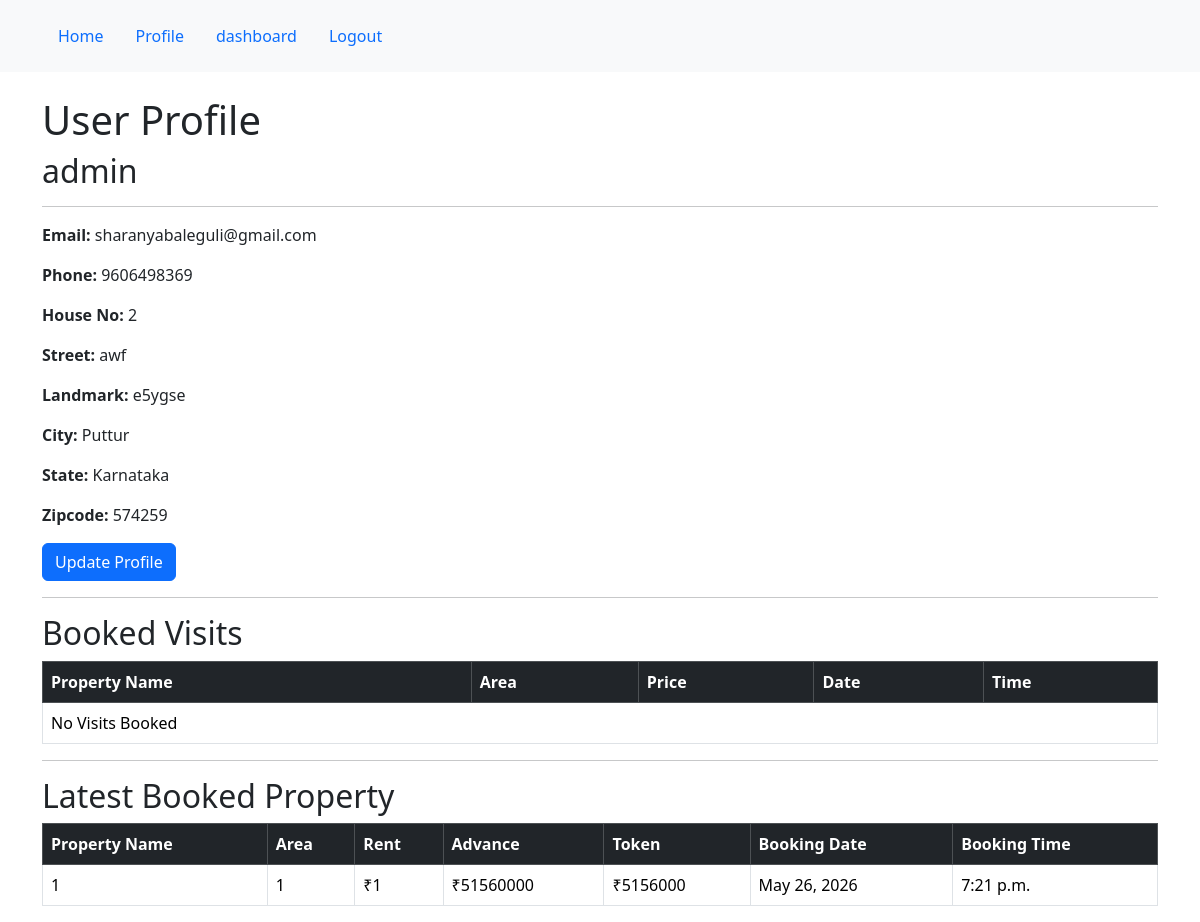
The app's page /profile (signed in) with its own data.
### formapp/models.py (models this page shows)
class UserData(models.Model):
    user=models.OneToOneField(User, on_delete=models.CASCADE)
    phone=models.BigIntegerField()
    house_no=models.IntegerField()
    street=models.CharField(max_length=100)
    landmark=models.CharField(max_length=100)
    city=models.CharField(max_length=100)
    state=models.CharField(max_length=100)
    zipcode=models.CharField(max_length=100)
    userpic=models.ImageField(upload_to='userpic/',blank=True,null=True)

### booking/models.py (models this page shows, shortened)
class BookingModel(models.Model):
    user = models.ForeignKey(
        User,
        on_delete=models.CASCADE
    )
    booking_id = models.UUIDField(
        default=uuid.uuid4,
        unique=True,
        editable=False
    )
    booking_date = models.DateField(
        auto_now_add=True
    )
    booking_time = models.TimeField(
        auto_now_add=True
    )
    property_detail = models.ForeignKey(
        allproperties,
        on_delete=models.CASCADE
    )
    owner_name = models.CharField(max_length=100)
    property_name = models.CharField(max_length=100)
    area = models.CharField(max_length=100)
    rent = models.IntegerField()
    advance = models.IntegerField()
    token = models.IntegerField()

### formapp/views.py (the view, shortened to what this page needs)
# urls.py: path('profile',views.profile, name='profile'),
@login_required(login_url="login")
def profile(request):
    is_realtor=Realtors.objects.filter(user=request.user).exists()
    realtor=None
    booking = visit.objects.filter(user=request.user)
    books = Book.objects.filter(user=request.user)
    latestbooking=BookingModel.objects.filter(user=request.user).order_by ('-booking_date','-booking_time')[:1]
    return render(request, 'profile.html',{'booking':booking,'books':books,'latestbooking':latestbooking})

### templates/profile.html (shortened to what this page needs)
{% extends 'base.html' %}
{% block content %}
<div class="container mt-4">
    <div class="jumbotron">
        {% if is_realtor %}
        <h1>Realtor Profile</h1>
        <h2>{{ realtor.user.username }}</h2>
        <hr>
        <div class="row">
            <div class="col-md-6">
                <p><strong>Email:</strong> {{ realtor.user.email }}</p>
                <p><strong>Phone:</strong> {{ realtor.phone }}</p>
                <p><strong>Address:</strong> {{ realtor.address }}</p>
                <p><strong>License Number:</strong> {{ realtor.lic_no }}</p>
                <p>
                    <strong>Approved:</strong>
                    {% if realtor.is_approved %}
                        Yes
                    {% else %}
                        No
                    {% endif %}
                </p>
            </div>
            <div class="col-md-6">
                <h5>Photo</h5>
                {% if realtor.photo %}
                    <img src="{{ realtor.photo.url }}"
                         width="250"
                         height="250">
                {% endif %}
                <br><br>
                <h5>License Image</h5>
                {% if realtor.lic_img %}
                    <img src="{{ realtor.lic_img.url }}"
                         width="250"
                         height="250">
                {% endif %}
            </div>
            <a class="btn btn-primary btn-sm"
                   href="{% url 'update' %}">
                    Update Profile
            </a>
        </div>
        <br>
<h3>My Properties</h3>
<table class="table table-bordered table-hover">
    <thead class="table-dark">
        <tr>
            <th>Sl No</th>
            <th>Property</th>
            <th>Owner Name</th>
            <th>Property Price</th>
            <th>Realtor Charge</th>
            <th>Agreement</th>
        </tr>
    </thead>
    <tbody>
        {% for p in properties %}
        <tr>
            <td>{{ forloop.counter }}</td>
            <td>{{ p.name }}</td>
            <td>{{ p.owner_name }}</td>
            <td>₹{{ p.price }}</td>
            <td>
                ₹{% widthratio p.price 100 1.5 %}
            </td>
            <td>
                <a href="{% url 'agreement' p.id %}">
                    <i class="bi bi-file-earmark-pdf-fill fs-4 text-danger"></i>
                </a>
            </td>
        </tr>
        {% empty %}
        <tr>
            <td colspan="6" class="text-center">
                No Properties Added
            </td>
        </tr>
        {% endfor %}
    </tbody>
</table>
        {% else %}
        <h1>User Profile</h1>
        <h2>{{ user.username }}</h2>
        <hr>
        <div class="row">
            <div class="col-md-6">
                <p><strong>Email:</strong> {{ user.email }}</p>
                <p><strong>Phone:</strong> {{ user.userdata.phone }}</p>
                <p><strong>House No:</strong> {{ user.userdata.house_no }}</p>
                <p><strong>Street:</strong> {{ user.userdata.street }}</p>
                <p><strong>Landmark:</strong> {{ user.userdata.landmark }}</p>
                <p><strong>City:</strong> {{ user.userdata.city }}</p>
                <p><strong>State:</strong> {{ user.userdata.state }}</p>
                <p><strong>Zipcode:</strong> {{ user.userdata.zipcode }}</p>
                <a class="btn btn-primary"
                   href="{% url 'update' %}">
                    Update Profile
                </a>
            </div>
            <div class="col-md-6">
            </div>
        </div>
        <hr>
        <h2>Booked Visits</h2>
        <table class="table table-bordered">
            <thead class="table-dark">
                <tr>
                    <th>Property Name</th>
                    <th>Area</th>
                    <th>Price</th>
                    <th>Date</th>
                    <th>Time</th>
                </tr>
            </thead>
            <tbody>
                {% for i in booking %}
                <tr>
                    <td>{{ i.area.name }}</td>
                    <td>{{ i.area.area }}</td>
                    <td>₹{{ i.area.price }}</td>
                    <td>{{ i.date }}</td>
                    <td>{{ i.time }}</td>
                </tr>
                {% empty %}
                <tr>
                    <td colspan="5">No Visits Booked</td>
                </tr>
                {% endfor %}
            </tbody>
        </table>
        <hr>
        <h2>Latest Booked Property</h2>
        <table class="table table-bordered">
            <thead class="table-dark">
                <tr>
                    <th>Property Name</th>
                    <th>Area</th>
                    <th>Rent</th>
                    <th>Advance</th>
                    <th>Token</th>
                    <th>Booking Date</th>
                    <th>Booking Time</th>
                </tr>
            </thead>
            <tbody>
                {% for i in latestbooking %}
                <tr>
                    <td>{{ i.property_name }}</td>
                    <td>{{ i.area }}</td>
                    <td>₹{{ i.rent }}</td>
                    <td>₹{{ i.advance }}</td>
                    <td>₹{{ i.token }}</td>
                    <td>{{ i.booking_date }}</td>
                    <td>{{ i.booking_time }}</td>
                </tr>
                {% empty %}
                <tr>
                    <td colspan="6">No Property Booked Yet</td>
                </tr>
                {% endfor %}
            </tbody>
        </table>
        {% endif %}
    </div>
</div>
{% endblock %}

### records on screen
BookingModel: property_name "1", area "1", rent "1", advance "51560000", token "5156000", booking_date "May 26, 2026", booking_time "7:21 p.m."

### other values on screen
{{ user.username }} "admin"
{{ user.email }} "sharanyabaleguli@gmail.com"
{{ user.userdata.phone }} "9606498369"
{{ user.userdata.house_no }} "2"
{{ user.userdata.street }} "awf"
{{ user.userdata.landmark }} "e5ygse"
{{ user.userdata.city }} "Puttur"
{{ user.userdata.state }} "Karnataka"
{{ user.userdata.zipcode }} "574259"
